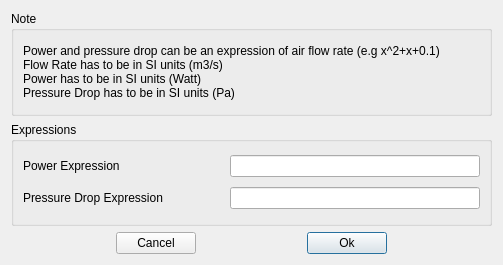
<?xml version="1.0" encoding="UTF-8"?>
<ui version="4.0">
 <class>Form</class>
 <widget class="QWidget" name="Form">
  <property name="geometry">
   <rect>
    <x>0</x>
    <y>0</y>
    <width>503</width>
    <height>265</height>
   </rect>
  </property>
  <property name="windowTitle">
   <string>Fan Curve Model Definition</string>
  </property>
  <layout class="QVBoxLayout" name="verticalLayout">
   <item>
    <widget class="QGroupBox" name="groupBox">
     <property name="title">
      <string>Note</string>
     </property>
     <layout class="QVBoxLayout" name="verticalLayout_2">
      <item>
       <widget class="QLabel" name="label">
        <property name="text">
         <string>Power and pressure drop can be an expression of air flow rate (e.g x^2+x+0.1)
Flow Rate has to be in SI units (m3/s)
Power has to be in SI units (Watt)
Pressure Drop has to be in SI units (Pa)</string>
        </property>
        <property name="textFormat">
         <enum>Qt::AutoText</enum>
        </property>
       </widget>
      </item>
     </layout>
    </widget>
   </item>
   <item>
    <widget class="QGroupBox" name="groupBox_2">
     <property name="title">
      <string>Expressions</string>
     </property>
     <layout class="QVBoxLayout" name="verticalLayout_3">
      <item>
       <layout class="QHBoxLayout" name="horizontalLayout_2">
        <item>
         <widget class="QLabel" name="FinTube_P_exp_label">
          <property name="text">
           <string>Power Expression</string>
          </property>
         </widget>
        </item>
        <item>
         <spacer name="horizontalSpacer_4">
          <property name="orientation">
           <enum>Qt::Horizontal</enum>
          </property>
          <property name="sizeType">
           <enum>QSizePolicy::MinimumExpanding</enum>
          </property>
          <property name="sizeHint" stdset="0">
           <size>
            <width>40</width>
            <height>20</height>
           </size>
          </property>
         </spacer>
        </item>
        <item>
         <widget class="QLineEdit" name="FinTube_P_exp">
          <property name="sizePolicy">
           <sizepolicy hsizetype="Preferred" vsizetype="Fixed">
            <horstretch>0</horstretch>
            <verstretch>0</verstretch>
           </sizepolicy>
          </property>
          <property name="minimumSize">
           <size>
            <width>250</width>
            <height>0</height>
           </size>
          </property>
          <property name="maximumSize">
           <size>
            <width>16777215</width>
            <height>16777215</height>
           </size>
          </property>
         </widget>
        </item>
       </layout>
      </item>
      <item>
       <layout class="QHBoxLayout" name="horizontalLayout_3">
        <item>
         <widget class="QLabel" name="FinTube_DP_exp_label">
          <property name="text">
           <string>Pressure Drop Expression</string>
          </property>
         </widget>
        </item>
        <item>
         <spacer name="horizontalSpacer_5">
          <property name="orientation">
           <enum>Qt::Horizontal</enum>
          </property>
          <property name="sizeType">
           <enum>QSizePolicy::MinimumExpanding</enum>
          </property>
          <property name="sizeHint" stdset="0">
           <size>
            <width>40</width>
            <height>20</height>
           </size>
          </property>
         </spacer>
        </item>
        <item>
         <widget class="QLineEdit" name="FinTube_DP_exp">
          <property name="sizePolicy">
           <sizepolicy hsizetype="Preferred" vsizetype="Fixed">
            <horstretch>0</horstretch>
            <verstretch>0</verstretch>
           </sizepolicy>
          </property>
          <property name="minimumSize">
           <size>
            <width>250</width>
            <height>0</height>
           </size>
          </property>
          <property name="maximumSize">
           <size>
            <width>16777215</width>
            <height>16777215</height>
           </size>
          </property>
         </widget>
        </item>
       </layout>
      </item>
     </layout>
    </widget>
   </item>
   <item>
    <layout class="QHBoxLayout" name="horizontalLayout">
     <item>
      <spacer name="horizontalSpacer_2">
       <property name="orientation">
        <enum>Qt::Horizontal</enum>
       </property>
       <property name="sizeHint" stdset="0">
        <size>
         <width>40</width>
         <height>20</height>
        </size>
       </property>
      </spacer>
     </item>
     <item>
      <widget class="QPushButton" name="FinTube_cancel_button">
       <property name="text">
        <string>Cancel</string>
       </property>
      </widget>
     </item>
     <item>
      <spacer name="horizontalSpacer">
       <property name="orientation">
        <enum>Qt::Horizontal</enum>
       </property>
       <property name="sizeHint" stdset="0">
        <size>
         <width>40</width>
         <height>20</height>
        </size>
       </property>
      </spacer>
     </item>
     <item>
      <widget class="QPushButton" name="FinTube_ok_button">
       <property name="text">
        <string>Ok</string>
       </property>
       <property name="default">
        <bool>true</bool>
       </property>
      </widget>
     </item>
     <item>
      <spacer name="horizontalSpacer_3">
       <property name="orientation">
        <enum>Qt::Horizontal</enum>
       </property>
       <property name="sizeHint" stdset="0">
        <size>
         <width>40</width>
         <height>20</height>
        </size>
       </property>
      </spacer>
     </item>
    </layout>
   </item>
  </layout>
 </widget>
 <resources/>
 <connections/>
</ui>
